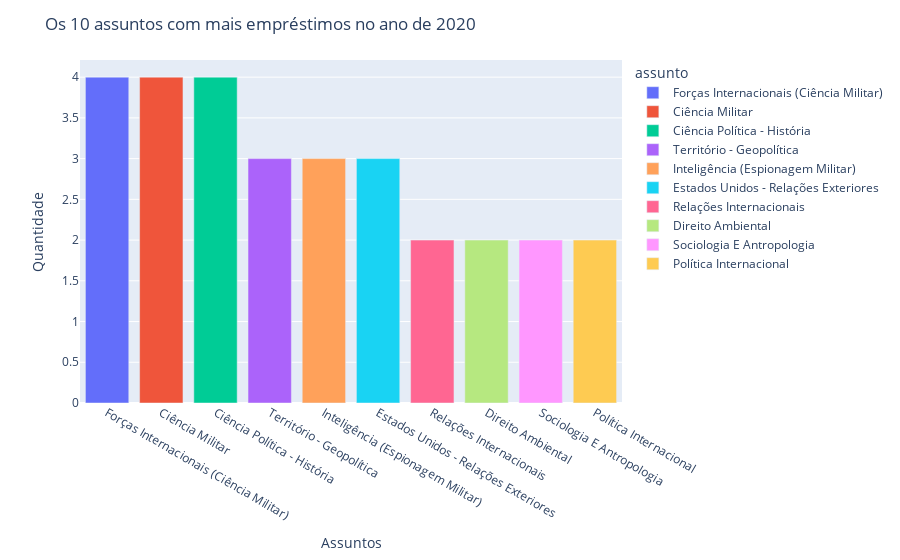

Source (notebook cell):
### Code cell
grafico4 = px.bar(emprestimo_2020, x='assunto', y='quantidade', hover_name = 'assunto', color = 'assunto')
grafico4.update_layout(xaxis_title_text = 'Assuntos', yaxis_title_text = 'Quantidade',
    title_text = 'Os 10 assuntos com mais empréstimos no ano de 2020')

### Figure 1 — Plotly figure (JSON) as saved in the notebook; plotly's stock layout.template omitted (floating-point values rounded to 4 significant figures)
{"data": [{"alignmentgroup": "True", "hovertemplate": "<b>%{hovertext}</b><br><br>assunto=%{x}<br>quantidade=%{y}<extra></extra>", "hovertext": ["Forças Internacionais (Ciência Militar)"], "legendgroup": "Forças Internacionais (Ciência Militar)", "marker": {"color": "#636efa", "pattern": {"shape": ""}}, "name": "Forças Internacionais (Ciência Militar)", "offsetgroup": "Forças Internacionais (Ciência Militar)", "orientation": "v", "showlegend": true, "textposition": "auto", "type": "bar", "x": ["Forças Internacionais (Ciência Militar)"], "xaxis": "x", "y": [4], "yaxis": "y"}, {"alignmentgroup": "True", "hovertemplate": "<b>%{hovertext}</b><br><br>assunto=%{x}<br>quantidade=%{y}<extra></extra>", "hovertext": ["Ciência Militar"], "legendgroup": "Ciência Militar", "marker": {"color": "#EF553B", "pattern": {"shape": ""}}, "name": "Ciência Militar", "offsetgroup": "Ciência Militar", "orientation": "v", "showlegend": true, "textposition": "auto", "type": "bar", "x": ["Ciência Militar"], "xaxis": "x", "y": [4], "yaxis": "y"}, {"alignmentgroup": "True", "hovertemplate": "<b>%{hovertext}</b><br><br>assunto=%{x}<br>quantidade=%{y}<extra></extra>", "hovertext": ["Ciência Política - História"], "legendgroup": "Ciência Política - História", "marker": {"color": "#00cc96", "pattern": {"shape": ""}}, "name": "Ciência Política - História", "offsetgroup": "Ciência Política - História", "orientation": "v", "showlegend": true, "textposition": "auto", "type": "bar", "x": ["Ciência Política - História"], "xaxis": "x", "y": [4], "yaxis": "y"}, {"alignmentgroup": "True", "hovertemplate": "<b>%{hovertext}</b><br><br>assunto=%{x}<br>quantidade=%{y}<extra></extra>", "hovertext": ["Território - Geopolítica"], "legendgroup": "Território - Geopolítica", "marker": {"color": "#ab63fa", "pattern": {"shape": ""}}, "name": "Território - Geopolítica", "offsetgroup": "Território - Geopolítica", "orientation": "v", "showlegend": true, "textposition": "auto", "type": "bar", "x": ["Território - Geopolítica"], "xaxis": "x", "y": [3], "yaxis": "y"}, {"alignmentgroup": "True", "hovertemplate": "<b>%{hovertext}</b><br><br>assunto=%{x}<br>quantidade=%{y}<extra></extra>", "hovertext": ["Inteligência (Espionagem Militar)"], "legendgroup": "Inteligência (Espionagem Militar)", "marker": {"color": "#FFA15A", "pattern": {"shape": ""}}, "name": "Inteligência (Espionagem Militar)", "offsetgroup": "Inteligência (Espionagem Militar)", "orientation": "v", "showlegend": true, "textposition": "auto", "type": "bar", "x": ["Inteligência (Espionagem Militar)"], "xaxis": "x", "y": [3], "yaxis": "y"}, {"alignmentgroup": "True", "hovertemplate": "<b>%{hovertext}</b><br><br>assunto=%{x}<br>quantidade=%{y}<extra></extra>", "hovertext": ["Estados Unidos - Relações Exteriores"], "legendgroup": "Estados Unidos - Relações Exteriores", "marker": {"color": "#19d3f3", "pattern": {"shape": ""}}, "name": "Estados Unidos - Relações Exteriores", "offsetgroup": "Estados Unidos - Relações Exteriores", "orientation": "v", "showlegend": true, "textposition": "auto", "type": "bar", "x": ["Estados Unidos - Relações Exteriores"], "xaxis": "x", "y": [3], "yaxis": "y"}, {"alignmentgroup": "True", "hovertemplate": "<b>%{hovertext}</b><br><br>assunto=%{x}<br>quantidade=%{y}<extra></extra>", "hovertext": ["Relações Internacionais"], "legendgroup": "Relações Internacionais", "marker": {"color": "#FF6692", "pattern": {"shape": ""}}, "name": "Relações Internacionais", "offsetgroup": "Relações Internacionais", "orientation": "v", "showlegend": true, "textposition": "auto", "type": "bar", "x": ["Relações Internacionais"], "xaxis": "x", "y": [2], "yaxis": "y"}, {"alignmentgroup": "True", "hovertemplate": "<b>%{hovertext}</b><br><br>assunto=%{x}<br>quantidade=%{y}<extra></extra>", "hovertext": ["Direito Ambiental"], "legendgroup": "Direito Ambiental", "marker": {"color": "#B6E880", "pattern": {"shape": ""}}, "name": "Direito Ambiental", "offsetgroup": "Direito Ambiental", "orientation": "v", "showlegend": true, "textposition": "auto", "type": "bar", "x": ["Direito Ambiental"], "xaxis": "x", "y": [2], "yaxis": "y"}, {"alignmentgroup": "True", "hovertemplate": "<b>%{hovertext}</b><br><br>assunto=%{x}<br>quantidade=%{y}<extra></extra>", "hovertext": ["Sociologia E Antropologia"], "legendgroup": "Sociologia E Antropologia", "marker": {"color": "#FF97FF", "pattern": {"shape": ""}}, "name": "Sociologia E Antropologia", "offsetgroup": "Sociologia E Antropologia", "orientation": "v", "showlegend": true, "textposition": "auto", "type": "bar", "x": ["Sociologia E Antropologia"], "xaxis": "x", "y": [2], "yaxis": "y"}, {"alignmentgroup": "True", "hovertemplate": "<b>%{hovertext}</b><br><br>assunto=%{x}<br>quantidade=%{y}<extra></extra>", "hovertext": ["Política Internacional"], "legendgroup": "Política Internacional", "marker": {"color": "#FECB52", "pattern": {"shape": ""}}, "name": "Política Internacional", "offsetgroup": "Política Internacional", "orientation": "v", "showlegend": true, "textposition": "auto", "type": "bar", "x": ["Política Internacional"], "xaxis": "x", "y": [2], "yaxis": "y"}], "layout": {"barmode": "relative", "legend": {"title": {"text": "assunto"}, "tracegroupgap": 0}, "margin": {"t": 60}, "title": {"text": "Os 10 assuntos com mais empréstimos no ano de 2020"}, "xaxis": {"anchor": "y", "categoryarray": ["Forças Internacionais (Ciência Militar)", "Ciência Militar", "Ciência Política - História", "Território - Geopolítica", "Inteligência (Espionagem Militar)", "Estados Unidos - Relações Exteriores", "Relações Internacionais", "Direito Ambiental", "Sociologia E Antropologia", "Política Internacional"], "categoryorder": "array", "domain": [0, 1], "title": {"text": "Assuntos"}}, "yaxis": {"anchor": "x", "domain": [0, 1], "title": {"text": "Quantidade"}}}}
